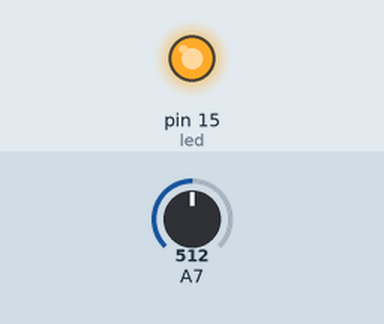
Simulated run of this sketch. Board: Arduino Mega 2560, built with avr-gcc and run on an emulated ATmega2560. Parts: output pins drawn as LEDs (lit = HIGH). The inputs (shaded band) are chosen by the test bench; at power-on: A7 = 512. What the sketch prints to the serial monitor is not drawn.

Above: at 1.8 s.
1.9 s: A7 set to 681
3.4 s: A7 set to 708
At 5.2 s:
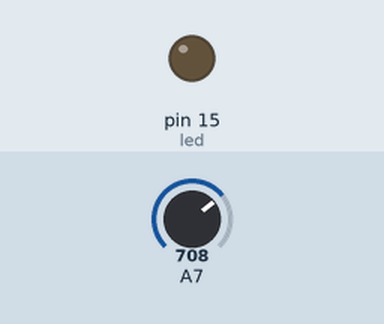
5.5 s: A7 set to 690
At 6.8 s:
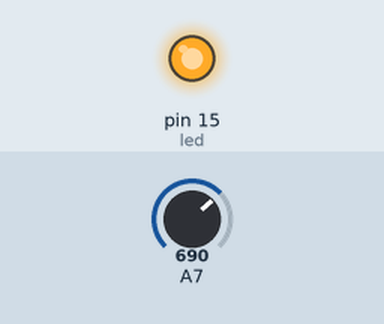
7.5 s: A7 set to 710
At 8.4 s:
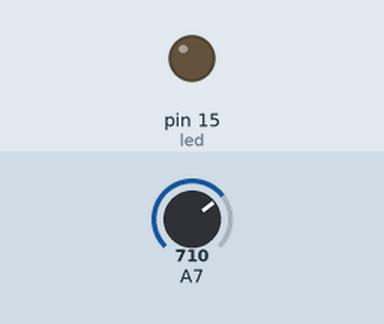
Timing chart, 0 to 10.5 s (numbered marks = the images above; inputs shaded):
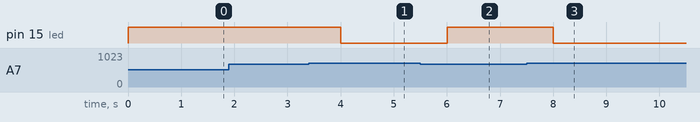

The sketch:

8_cds.ino
```cpp
#define sensor 39
#define led 15

void setup() {
  // put your setup code here, to run once:
  pinMode(led, OUTPUT);
  pinMode(sensor, INPUT);
  Serial.begin(115200);
}

void loop() {
  // put your main code here, to run repeatedly:
  int CDS = analogRead(sensor);
  Serial.print("밝기 값: ");
  Serial.println(CDS);

  if (CDS < 700){
    digitalWrite(led, HIGH);
    Serial.println("LED ON");
  }
  else {
    digitalWrite(led, LOW);
    Serial.println("LED OFF");
  }
  delay(1000);
}
```

Measured:
- the behaviour switches between 699 and 700 on A7 (found by bisection; images 0 and 1)
- after the input at 1.9 s, every drawn part: stays the same
- after the input at 3.4 s, pin 15 (led): HIGH → LOW after 0.60 s
- after the input at 5.5 s, pin 15 (led): LOW → HIGH after 0.50 s
- after the input at 7.5 s, pin 15 (led): HIGH → LOW after 0.50 s
